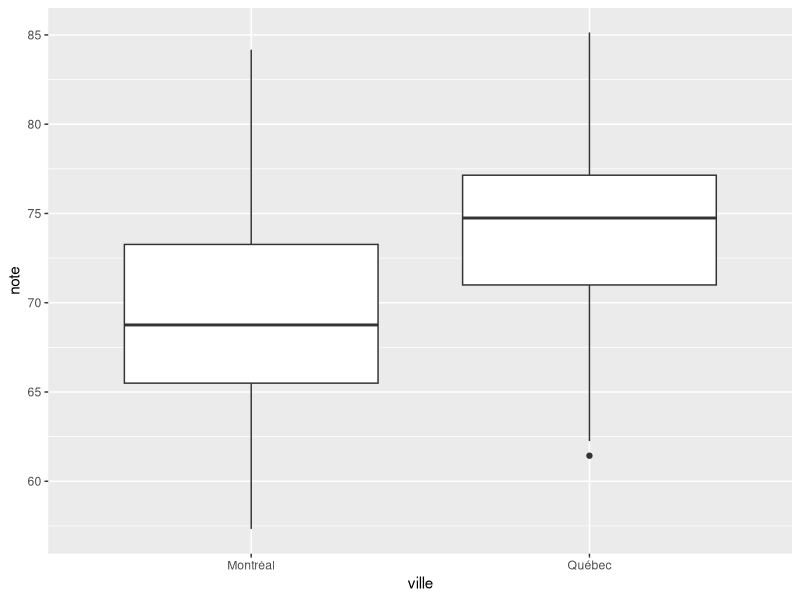

Generate this figure with R:
library(tidyverse)

# ==============================================
# NOTE: La notion d'échantillonnage
# ==============================================

# Imaginez une langue avec 20 locuteurs natifs.
# Ils vivent dans plusieurs régions et on peut
# en contacter juste 3.
# Notre projet examine le temps de réaction (TR) des
# locuteurs dans une expérience psycholinguistique.

# Simulons les TR de la population
# entière (N = 20) :
set.seed(1) # pour reproduire les valeurs générées
pop <- rnorm(20, mean = 5, sd = 2)

# Voici les TR de la population (auxquels on n'a pas accès) :
pop

# Remarquez que la moyenne de la population est ~5 :
mean(pop)
# [1] 5.381048

# Maintenant, simulons notre échantillon de 3 participants :
set.seed(2)
echant <- sample(x = pop, size = 3)
mean(echant)
# [1] 5.750456

# Notez que la moyenne de l'échantillon est très
# similaire à celle de la population, même avec
# juste 3 participants (!)

# On vient d'observer la logique de l'échantillonnage :
# on déduit la population (sa moyenne) à partir de l'échantillon
# L'exemple de la diapo considère une population de 20 000.

# ==============================================
# ==============================================
# NOTE: Notes et exercices de la séance
# ==============================================
# ==============================================

# Exemple avec le fichier villes.csv
# Importons le fichier :
villes <- read_csv("donnees/villes.csv")

# Voici les premières lignes :
villes
# # A tibble: 100 × 2
#     note ville
#    <dbl> <chr>
#  1  65.9 Québec
#  2  64.6 Québec
#  3  74.8 Québec
#  4  69.7 Québec
#  5  82.8 Québec
#  6  70.9 Québec
#  7  62.2 Québec
#  8  78.8 Québec
#  9  81.9 Québec
# 10  69.2 Québec
# # ℹ 90 more rows
# # ℹ Use `print(n = ...)` to see more rows

# Figure pour explorer les données :
ggplot(data = villes, aes(x = ville, y = note)) +
  geom_boxplot()


# Test pour vérifier la différence entre les villes :
# (je colle le résultat ici)
t.test(note ~ ville, data = villes)
#
# 	Welch Two Sample t-test
#
# data:  note by ville
# t = -4.1049, df = 97.919, p-value = 8.385e-05
# alternative hypothesis: true difference in means between group Montréal and group Québec is not equal to 0
# 95 percent confidence interval:
#  -6.807543 -2.370457
# sample estimates:
# mean in group Montréal   mean in group Québec
#                69.5838                74.1728
#
